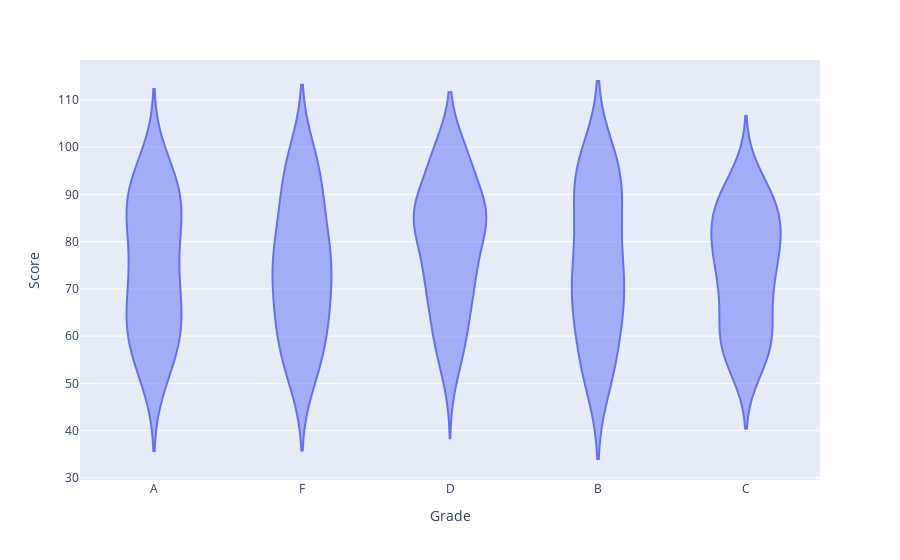

Notebook code cell kept with this figure:
### Code cell
#2#  Using the Student Grades, create a violin plot to display the distribution of scores across different grade categories.
np.random.seed(15)
data = {
    'Grade': np.random.choice(['A', 'B', 'C', 'D', 'F'], 200),
    'Score': np.random.randint(50, 100, 200)
}
df = pd.DataFrame(data)

fig = px.violin(data,x= "Grade", y="Score")
fig.show()

### Figure 1 — Plotly figure (JSON) as saved in the notebook; plotly's stock layout.template omitted (floating-point values rounded to 4 significant figures; data arrays with more than 128 entries replaced by an {"elided": "..."} marker saying what was removed)
{"data": [{"alignmentgroup": "True", "box": {"visible": false}, "hovertemplate": "Grade=%{x}<br>Score=%{y}<extra></extra>", "legendgroup": "", "marker": {"color": "#636efa"}, "name": "", "offsetgroup": "", "orientation": "v", "scalegroup": "True", "showlegend": false, "type": "violin", "x": {"elided": "200 str values"}, "x0": " ", "xaxis": "x", "y": {"elided": "200 int values"}, "y0": " ", "yaxis": "y"}], "layout": {"autosize": true, "legend": {"tracegroupgap": 0}, "margin": {"t": 60}, "violinmode": "group", "xaxis": {"anchor": "y", "autorange": true, "domain": [0, 1], "range": [-0.5, 4.5], "title": {"text": "Grade"}, "type": "category"}, "yaxis": {"anchor": "x", "autorange": true, "domain": [0, 1], "range": [29.54, 118.5], "title": {"text": "Score"}, "type": "linear"}}}
